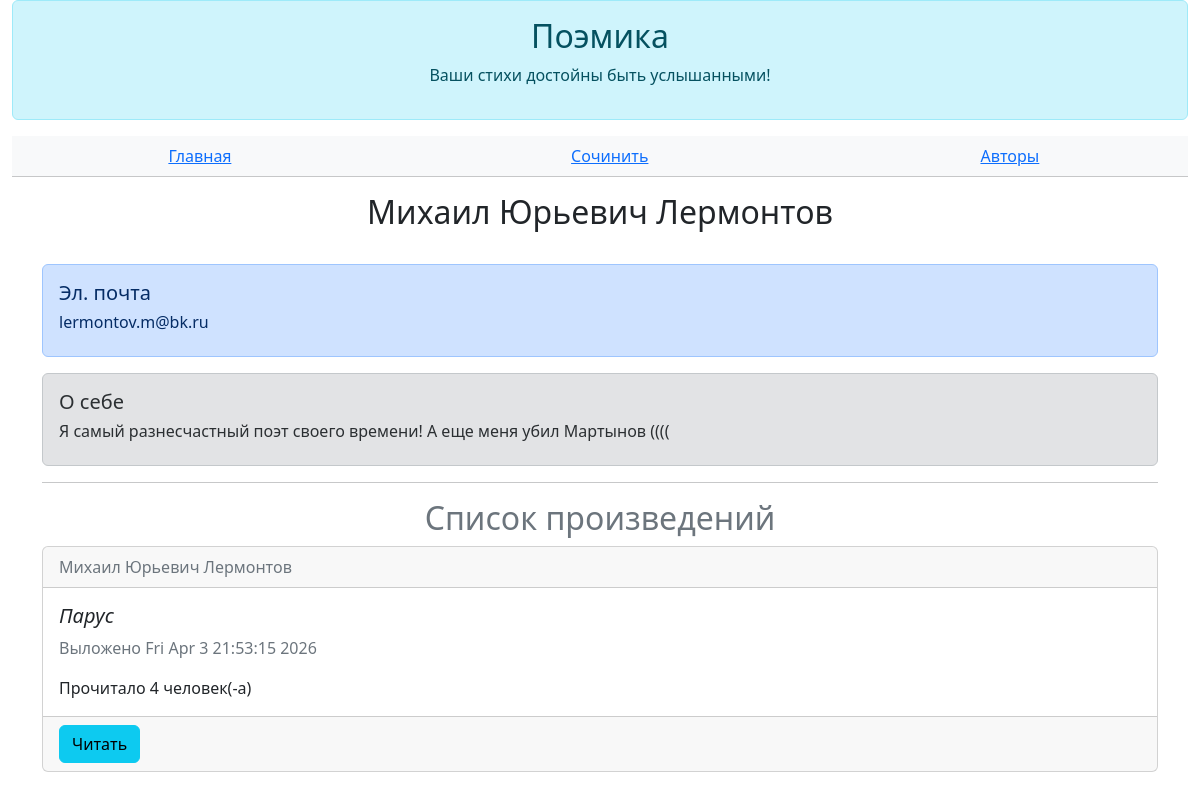
Page /authors/3 on the committed database.
### data/all_models.py (models this page shows)
class User(SqlAlchemyBase, UserMixin, SerializerMixin):
    __tablename__ = "users"
    id = sqlalchemy.Column(sqlalchemy.Integer, primary_key=True, autoincrement=True)
    login = sqlalchemy.Column(sqlalchemy.String)
    name = sqlalchemy.Column(sqlalchemy.String, default="Неизвестный")
    email = sqlalchemy.Column(sqlalchemy.String, unique=True)
    description = sqlalchemy.Column(sqlalchemy.Text, default="Я поэт, тем и интересен")
    hashed_password = sqlalchemy.Column(sqlalchemy.String)
    poems = orm.relationship("Poem", back_populates="author")

class Poem(SqlAlchemyBase, SerializerMixin):
    __tablename__ = "poems"
    id = sqlalchemy.Column(sqlalchemy.Integer, primary_key=True, autoincrement=True)
    author_id = sqlalchemy.Column(sqlalchemy.Integer, sqlalchemy.ForeignKey(User.id))
    author = orm.relationship("User")
    title = sqlalchemy.Column(sqlalchemy.String(25))
    body = sqlalchemy.Column(sqlalchemy.Text)
    read_count = sqlalchemy.Column(sqlalchemy.Integer, default=0)
    is_private = sqlalchemy.Column(sqlalchemy.Boolean, default=True)
    created = sqlalchemy.Column(sqlalchemy.DateTime, default=datetime.datetime.now())

### main.py (the view)
@author_actions.route("/authors/<author_id>")
def author(author_id):
    author = db.get(User, author_id)
    if author:
        poems = db.query(Poem).filter(Poem.author == author).all()
        return flask.render_template("author.html", author=author, poems=poems)

### templates/author.html (shortened to what this page needs)
{% extends 'base.html' %}
{% block _header %}
    <table class="table table-light text-center">
        <tbody>
            <tr>
                <td>
                    <a href="/">Главная</a>
                </td>
                <td>
                    <a href="/poem/create">Сочинить</a>
                </td>
                <td>
                    <a href="/authors">Авторы</a>
                </td>
            </tr>
        </tbody>
    </table>
{% endblock %}
{% block _body %}
    <h2 class="text-center">{{author.login}}</h2>
    <br/>
    <div class="alert alert-primary" role="alert">
        <h5>Эл. почта</h5>
        <h6>{{author.email}}</h6>
    </div>
    <div class="alert alert-secondary" role="alert">
        <h5>О себе</h5>
        <h6>{{author.description}}</h6>
    </div>
    <hr/>
    <h2 class="text-center text-secondary">Список произведений</h2>
    {% for poem in poems %}
        {% if not poem.is_private%}
            <div class="card">
                <div class="card-header">
                    <span class="text-secondary">{{poem.author.login}}</span>
                </div>
                <div class="card-body">
                    <h5 class="card-title"><i>{{poem.title}}</i></h5>
                    <p class="card-text text-secondary">Выложено {{poem.created.ctime()}}</p>
                    <p class="card-text">Прочитало {{poem.read_count}} человек(-а)</p>
                </div>
                <div class="card-footer">
                    <button class="btn btn-info" onclick="location.href='/poem/read/{{poem.id}}'">Читать</button>
                </div>
            </div>
            <br/>
        {% endif %}
    {% endfor %}
{% endblock %}

### rows in the picture
User: login "Михаил Юрьевич Лермонтов", email "lermontov.m@bk.ru", description "Я самый разнесчастный поэт своего времени! А еще меня убил Мартынов (((("
Poem: author.login "Михаил Юрьевич Лермонтов", title "Парус", created.ctime "Fri Apr 3 21:53:15 2026", read_count "4"
